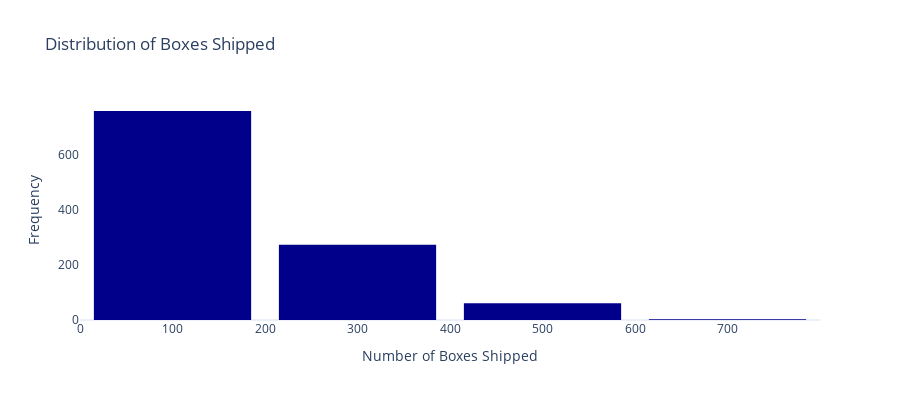

Here is the notebook cell this chart was saved with:
### Markdown cell above
### **Distribution of Boxes Shipped**

### Code cell
fig = go.Figure()

fig.add_trace(go.Histogram(
    x=df['Boxes Shipped'],
    nbinsx=5,
    marker=dict(color='darkblue', line=dict(color='black', width=0)),
    opacity=1
))

fig.update_layout(
    title='Distribution of Boxes Shipped',
    xaxis_title='Number of Boxes Shipped',
    yaxis_title='Frequency',
    template='plotly_white',
    xaxis=dict(tickangle=0, showgrid=False),
    yaxis=dict(showgrid=False),
    bargap=0.15,  # Espaciado entre barras
    height=400,
    hoverlabel=dict(bgcolor="#333333", font_size=14, font_color="white", bordercolor="#333333")
)

fig.show()

### Figure 1 — Plotly figure (JSON) as saved in the notebook; plotly's stock layout.template omitted (floating-point values rounded to 4 significant figures; data arrays with more than 128 entries replaced by an {"elided": "..."} marker saying what was removed)
{"data": [{"marker": {"color": "darkblue", "line": {"color": "black", "width": 0}}, "nbinsx": 5, "opacity": 1, "type": "histogram", "x": {"elided": "1094 int values"}}], "layout": {"bargap": 0.15, "height": 400, "hoverlabel": {"bgcolor": "#333333", "bordercolor": "#333333", "font": {"color": "white", "size": 14}}, "title": {"text": "Distribution of Boxes Shipped"}, "xaxis": {"showgrid": false, "tickangle": 0, "title": {"text": "Number of Boxes Shipped"}}, "yaxis": {"showgrid": false, "title": {"text": "Frequency"}}}}
